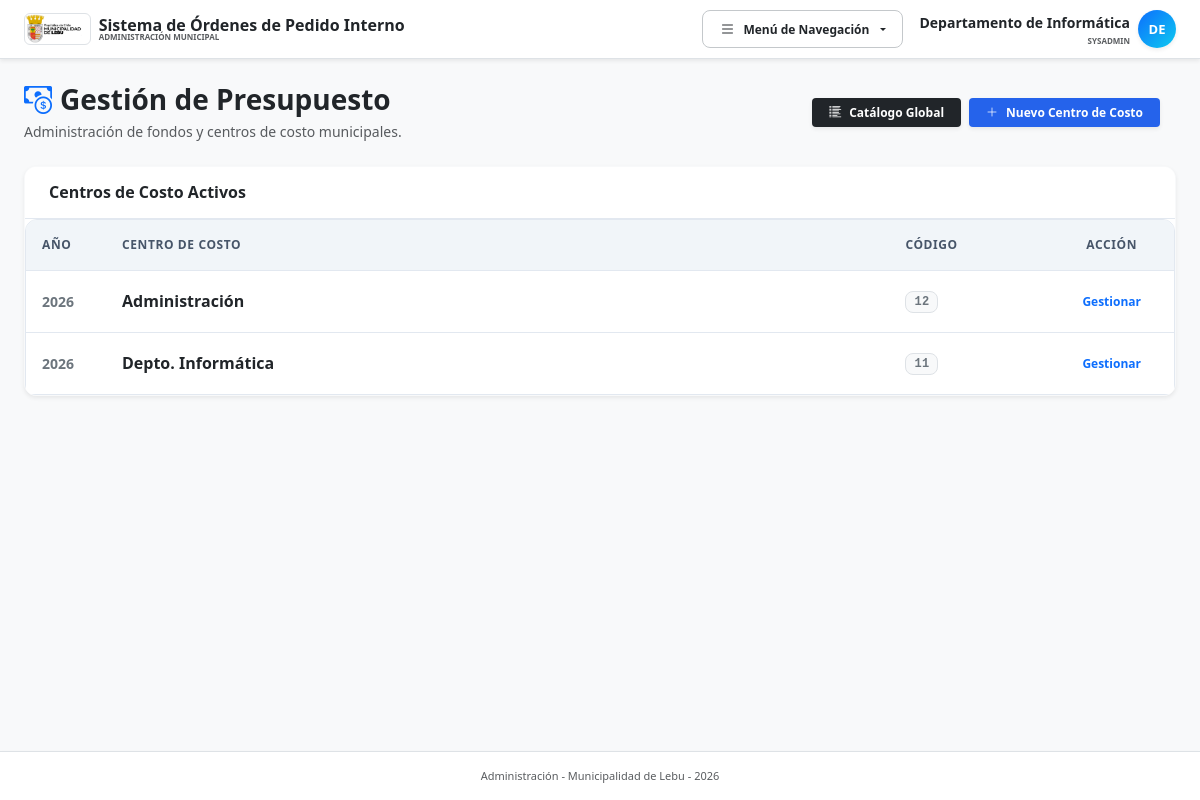
Before: /centros_de_costo.php (signed in) with the older database file.
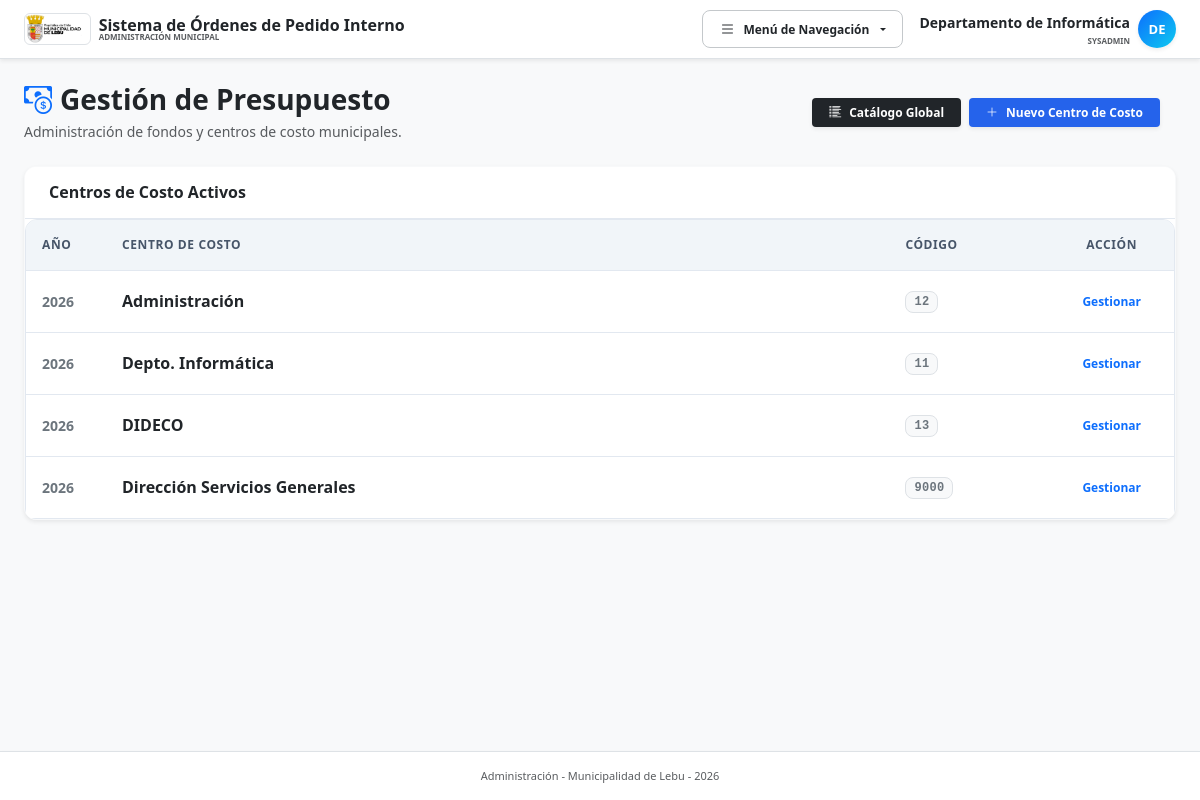
After: the same page with the newer database file.
### tables this page shows
CREATE TABLE `centros_costo` (
  `id` int NOT NULL AUTO_INCREMENT,
  `codigo_cuenta` varchar(50) NOT NULL,
  `nombre` varchar(150) NOT NULL,
  `anio_fiscal` int NOT NULL DEFAULT 2026,
  `activo` tinyint(1) DEFAULT '1',
  PRIMARY KEY (`id`)
);

### centros_de_costo.php (the view, shortened to what this page needs)
<?php
require_once __DIR__ . '/config.php';
$vista = $_GET['view'] ?? 'lista';
if ($vista === 'detalle' && isset($_GET['id'])) {
    $stmt = $pdo->prepare("SELECT * FROM centros_costo WHERE id = ?");
    $stmt->execute([$_GET['id']]);
    $centro_actual = $stmt->fetch();
    if ($centro_actual) {
        $sqlAsig = "
            SELECT pa.id, pa.centro_costo_id, pa.cuenta_maestra_id, pa.area_gestion_id,
                   cm.codigo, cm.nombre, ag.codigo as ag_cod,
                   (SELECT COUNT(*) FROM expedientes_items ei WHERE ei.presupuesto_asignado_id = pa.id) as items_count
            FROM presupuestos_asignados pa
            JOIN cuentas_maestras cm ON pa.cuenta_maestra_id = cm.id
            LEFT JOIN areas_gestion ag ON pa.area_gestion_id = ag.id
            WHERE pa.centro_costo_id = ?
            ORDER BY cm.codigo ASC
        ";
        $stmtA = $pdo->prepare($sqlAsig);
        $stmtA->execute([$_GET['id']]);
        $asignaciones = $stmtA->fetchAll();
    }
} else {
    $sqlLista = "
        SELECT cc.*
        FROM centros_costo cc
        WHERE cc.activo = 1
        ORDER BY cc.anio_fiscal DESC, cc.nombre ASC
    ";
    $centros_list = $pdo->query($sqlLista)->fetchAll();
}
?>
<!DOCTYPE html>
<html lang="es">
<head>
    <?php
    include __DIR__ . '/head.php';
    ?>
</head>
<body class="bg-light text-slate-800 font-sans d-flex flex-column min-vh-100">
    <?php include __DIR__ . '/nav.php'; ?>
    <div class="container mt-4 px-3 px-md-4">
        <div class="row align-items-center mb-4 g-3">
            <div class="col-12 col-md">
                <h1 class="h3 fw-bold text-dark mb-1 d-flex align-items-center gap-2">
                    <i class="bi bi-cash-coin text-primary"></i>
                    Gestión de Presupuesto
                </h1>
                <p class="text-muted small mb-0">Administración de fondos y centros de costo municipales.</p>
            </div>
            <div class="col-12 col-md-auto">
                <?php if($vista === 'detalle'): ?>
                    <a href="centros_de_costo.php" class="btn btn-outline-secondary btn-sm px-3 shadow-sm">
                        <i class="bi bi-arrow-left me-1"></i> Volver al Listado
                    </a>
                <?php else: ?>
                    <div class="d-flex gap-2">
                        <a href="mantenedor_cuentas.php" class="btn btn-dark btn-sm fw-bold px-3 shadow-sm d-flex align-items-center gap-1.5">
                            <i class="bi bi-list-columns-reverse"></i> Catálogo Global
                        </a>
                        <button class="btn btn-primary btn-sm fw-bold px-3 shadow-sm d-flex align-items-center gap-1.5" data-bs-toggle="modal" data-bs-target="#modalCC">
                            <i class="bi bi-plus-lg"></i> Nuevo Centro de Costo
                        </button>
                    </div>
                <?php endif; ?>
            </div>
        </div>
        <?php if($vista === 'lista'): ?>
            <div class="card shadow-sm border-light">
                <div class="card-header bg-white py-3">
                    <h6 class="fw-bold mb-0 text-dark">Centros de Costo Activos</h6>
                </div>
                <div class="table-responsive rounded-bottom">
                    <table class="table table-hover align-middle mb-0">
                        <thead class="table-light text-uppercase small" style="font-size: 10px;">
                            <tr>
                                <th class="p-3" style="width: 80px;">Año</th>
                                <th class="p-3">Centro de Costo</th>
                                <th class="p-3" style="width: 160px;">Código</th>
                                <th class="p-3 text-center" style="width: 120px;">Acción</th>
                            </tr>
                        </thead>
                        <tbody class="divide-y divide-gray-100 bg-white">
                            <?php foreach($centros_list as $cc): ?>
                            <tr>
                                <td class="p-3 fw-bold text-secondary"><?= $cc['anio_fiscal'] ?></td>
                                <td class="p-3 fw-bold text-dark fs-6"><?= htmlspecialchars($cc['nombre']) ?></td>
                                <td class="p-3">
                                    <span class="badge bg-light text-secondary font-monospace border px-2 py-1"><?= htmlspecialchars($cc['codigo_cuenta']) ?></span>
                                </td>
                                <td class="p-3 text-center">
                                    <a href="centros_de_costo.php?view=detalle&id=<?= $cc['id'] ?>" class="btn btn-outline-primary btn-sm fw-bold px-3">
                                        Gestionar
                                    </a>
                                </td>
                            </tr>
                            <?php endforeach; ?>
                        </tbody>
                    </table>
                </div>
            </div>
        <?php endif; ?>
    </div>
<?php include __DIR__ . '/footer.php'; ?>
</body>
</html>

Changed rows visible on the page:
added centros_costo: anio_fiscal "2026", nombre "DIDECO", codigo_cuenta "13"
added centros_costo: anio_fiscal "2026", nombre "Dirección Servicios Generales", codigo_cuenta "9000"
